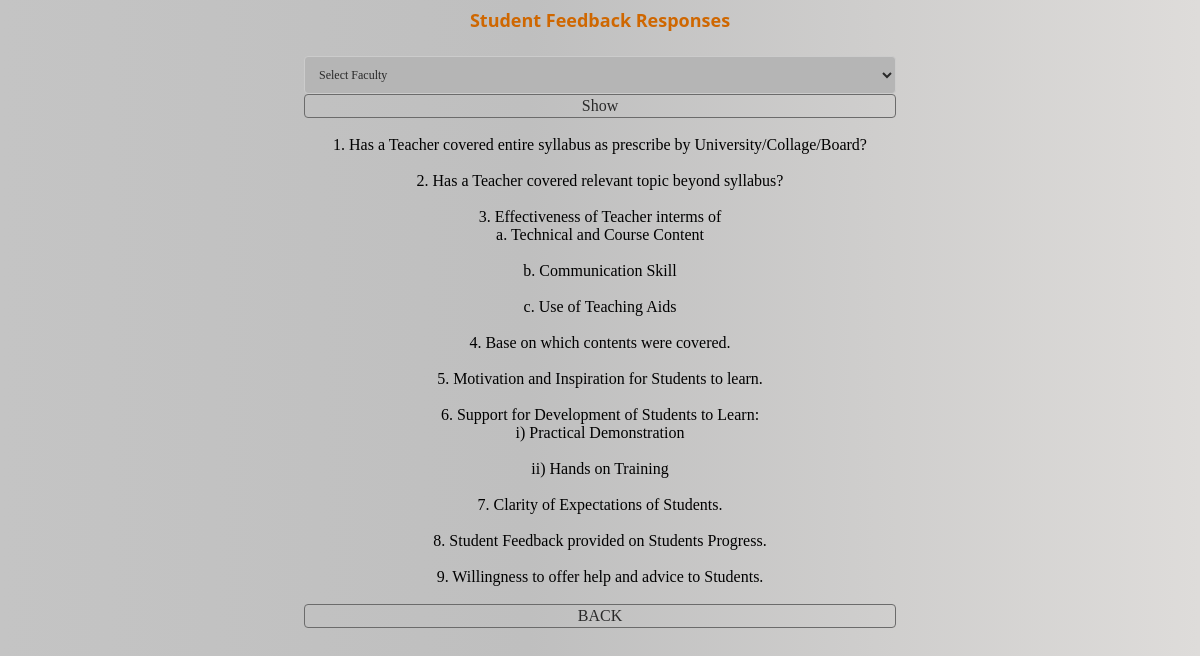
The page /detailResponce.php on the database its author committed.
### tables this page shows
CREATE TABLE `questions` (
  `question_id` int(255) NOT NULL,
  `question` varchar(500) NOT NULL
);

### detailResponce.php (the view, shortened to what this page needs)
<?php
$servername = "localhost";
$username = "root";
$password = "";
$dbname = "ffs";
$conn = new mysqli($servername, $username, $password, $dbname);
?>
<!DOCTYPE html>
<html>
<head>
    <link href="style.css" rel="stylesheet" type="text/css" />
</head>
<body>
    <span class="SubHead"><center>Student Feedback Responses</center></span>
    <br>
    <center>
        <form method="post" action="<?php echo htmlspecialchars($_SERVER["PHP_SELF"]); ?>">
            <select name="faculty">
                <option value="">Select Faculty</option>
            </select>
            <input type="submit" value="Show">
        </form>
        <?php
       $questionsQuery = "SELECT question_id, question FROM questions";
       $questionsResult = $conn->query($questionsQuery);
       if ($questionsResult->num_rows > 0) {
           while ($row = $questionsResult->fetch_assoc()) {
               $question = $row['question'];
               echo "<br> $question <br>";
           }
       } else {
           echo "No questions found in the database.";
       }
        ?>
        <br>
            <input type="button" onClick="window.location='sample.php'" value="BACK">
        <br>
    </center>
</body>
</html>

### style.css (style rules this page uses)
body { background: rgba(196,196,196,1); background: -moz-linear-gradient(left, rgba(196,196,196,1) 0%, rgba(191,191,191,1) 44%, rgba(222,220,218,1) 100%); background: -webkit-gradient(left top, right top, color-stop(0%, rgba(196,196,196,1)), color-stop(44%, rgba(191,191,191,1)), color-stop(100%, rgba(222,220,218,1))); background: -webkit-linear-gradient(left, rgba(196,196,196,1) 0%, rgba(191,191,191,1) 44%, rgba(222,220,218,1) 100%); background: -o-linear-gradient(left, rgba(196,196,196,1) 0%, rgba(191,191,191,1) 44%, rgba(222,220,218,1) 100%); background: -ms-linear-gradient(left, rgba(196,196,196,1) 0%, rgba(191,191,191,1) 44%, rgba(222,220,218,1) 100%); background: linear-gradient(to right, rgba(196,196,196,1) 0%, rgba(191,191,191,1) 44%, rgba(222,220,218,1) 100%); filter: progid:DXImageTransform.Microsoft.gradient( startColorstr='#c4c4c4', endColorstr='#dedcda', GradientType=1 ); width: border-box; }
.SubHead { font-family:"Segoe UI"; color:rgba(207,103,0,1.00); font-size:18px; font-weight:bold; }
input[type='submit'], input[type='button'] { font-family:"Trebuchet MS"; font-size:16px; background-color:transparent; color:rgba(41,41,41,1.00); padding:2px; border:1px solid rgba(107,107,107,1.00); cursor:pointer; }
select { font-family:"Trebuchet MS"; font-size:12px; background-color:rgba(181,181,181,1.00); color:rgba(41,41,41,1.00); padding:0px 3px; border:1px solid rgba(107,107,107,1.00); }

### detailResponce.php (style rules this page uses)
input,select { width: 50%; padding: 10px; border: 1px solid #ccc; border-radius: 4px; box-sizing: border-box; }

### rows shown on the page
questions: question "1. Has a Teacher covered entire syllabus as prescribe by University/Collage/Board?"
questions: question "2. Has a Teacher covered relevant topic beyond syllabus?"
questions: question "3. Effectiveness of Teacher interms of a. Technical and Course Content"
questions: question "b. Communication Skill"
questions: question "c. Use of Teaching Aids"
questions: question "4. Base on which contents were covered."
questions: question "5. Motivation and Inspiration for Students to learn."
questions: question "6. Support for Development of Students to Learn: i) Practical Demonstration"
questions: question "ii) Hands on Training"
questions: question "7. Clarity of Expectations of Students."
questions: question "8. Student Feedback provided on Students Progress."
questions: question "9. Willingness to offer help and advice to Students."
